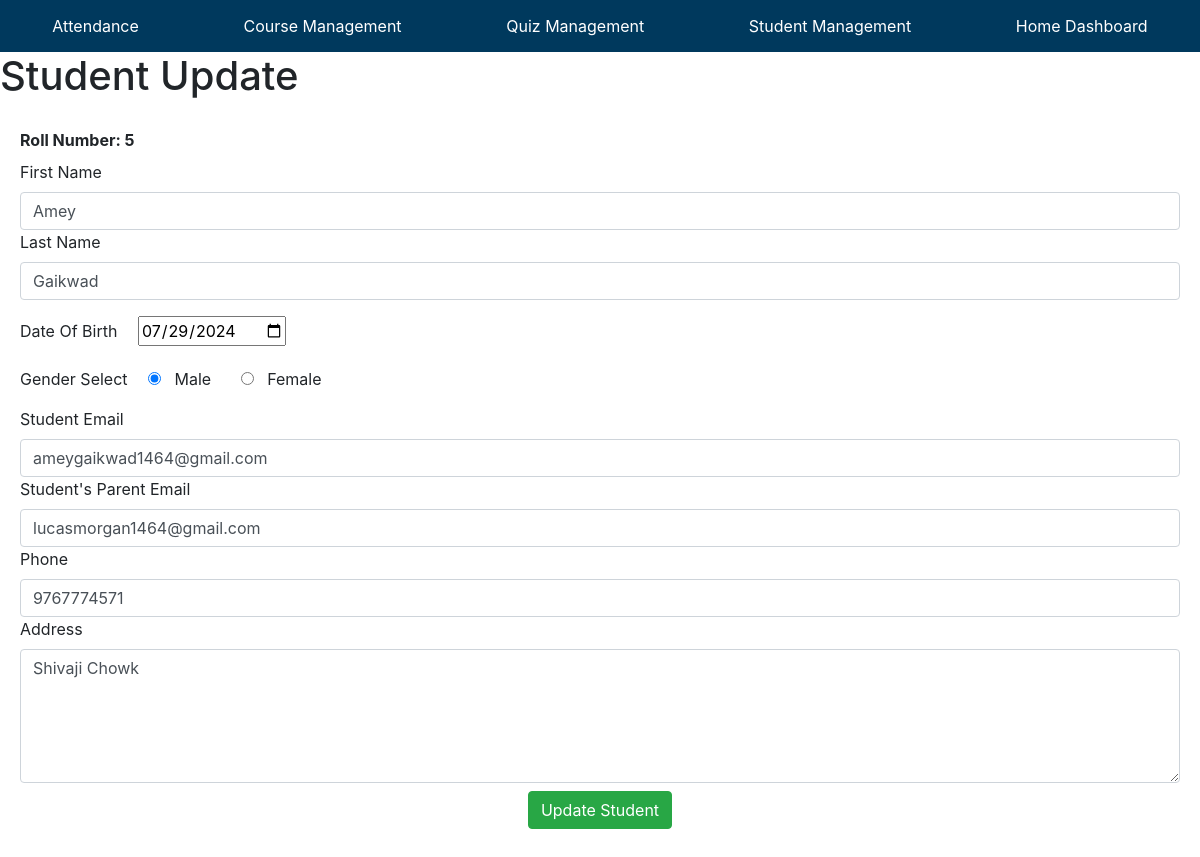
The app's page /studentmgt/student_update/5, older data.
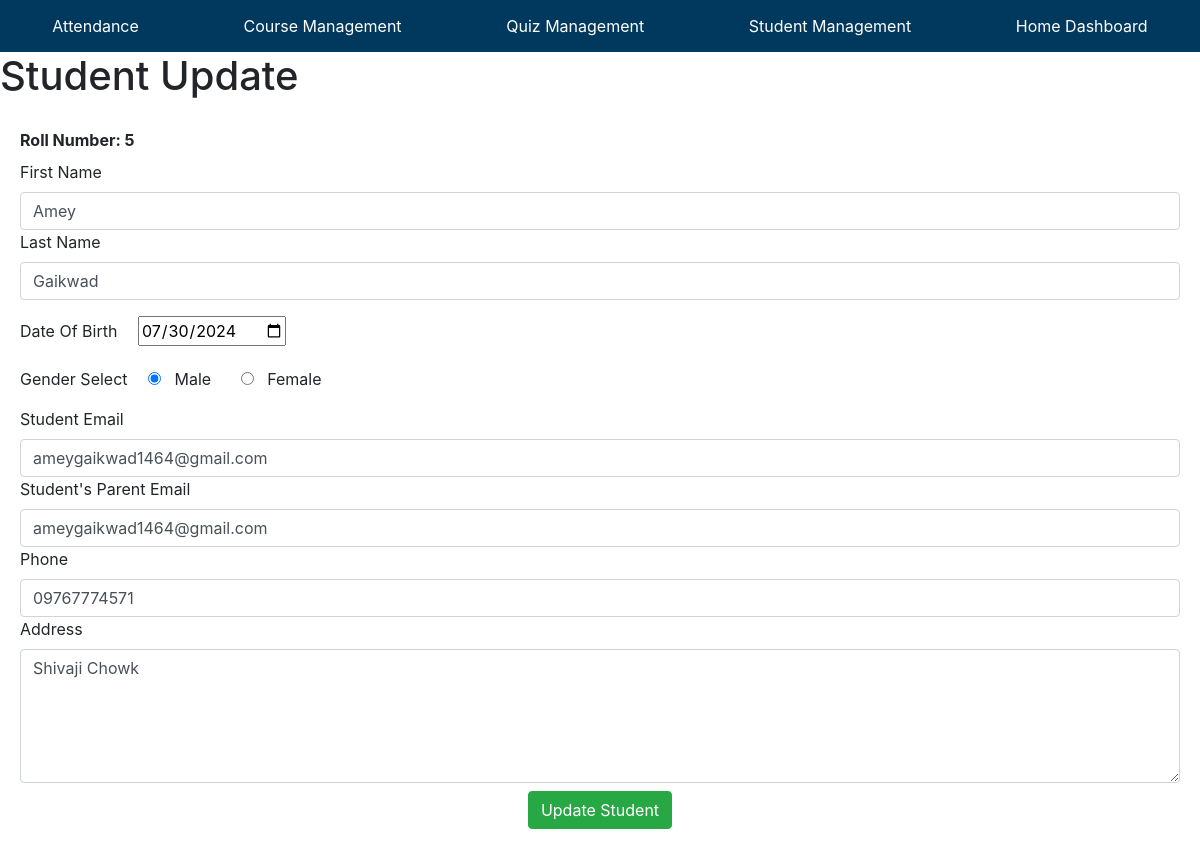
The same page, newer data.
### studentmgt/models.py (models this page shows)
class Student(models.Model):
    st_id = models.TextField(primary_key=True)
    fname = models.CharField(max_length=255)
    lname = models.CharField(max_length=255)
    dob = models.DateField()
    gender = models.CharField(max_length=1)
    st_email = models.EmailField()
    pr_email = models.EmailField()
    phone = models.CharField(max_length=20)
    address = models.TextField()

### studentmgt/views.py (the view)
# urls.py: path("student_update/<int:st_id>",views.student_update),
def student_update(request,st_id):
    std=Student.objects.get(pk=st_id)
    return render(request,"studentmgt/student_update.html",{'std':std})

### studentmgt/templates/studentmgt/student_update.html (shortened to what this page needs)
{% extends "base.html" %}
{% block body %}
<h1>Student Update</h1>
<div class="card-body">
    <form action="/studentmgt/student_do_update/{{std.st_id}}" method="POST">
        <div class="md-3">
        <label for="roll"><strong>Roll Number: {{std.st_id}}</strong></label>
        </div>
        <div class="md-3">
          <label for="fname">First Name</label>
          <input name= "fname"type="text" class="form-control" id="fname" placeholder="Enter Your First Name" required value={{std.fname}}>
        </div>
        <div class="md-3">
          <label for="lname">Last Name</label>
          <input name= "lname" type="text" class="form-control" id="lname" placeholder="Enter Your Last Name" required value={{std.lname}}>
        </div>
        <div class="md-3 my-3">
          <label for="dob">Date Of Birth</label>
          <input type="date" id="dob" name="dob" class="ml-3" value="{{ std.dob|date:'Y-m-d' }}">
        </div>
        <div class="md-3 my-2">
          <label for="gender">Gender Select</label>
        <input type="radio" id="male" name="gender" value="MALE" class="ml-3" required {% if std.gender == 'MALE' %} checked {% endif %}>
        <label for="male ">Male</label>
        <input type="radio" id="female" name="gender" value="FEMALE" class="ml-3" required {% if std.gender == 'FEMALE' %} checked {% endif %}>
        <label for="female">Female</label>
        </div>
        <div class="md-3">
          <label for="email">Student Email</label>
          <input name= "st_email" type="email" class="form-control" id="email" placeholder="Enter Student's Email" required value={{std.st_email}}>
        </div>
        <div class="md-3">
          <label for="email">Student's Parent Email</label>
          <input name= "pr_email" type="email" class="form-control" id="pemail" placeholder="Enter Parent's Email" required value={{std.pr_email}}>
        </div>
        <div class="md-3">
          <label for="phone">Phone</label>
         <input name="phone"type="number" class="form-control" id="phone" placeholder="Enter Phone Number" required value={{std.phone}}>
        </div>
        <div class="md-3">
          <label for="address">Address</label>
         <textarea name="address" id="address" rows="5"  class="form-control"  required>{{ std.address }}</textarea>
        </div>
        <div class="container text-center my-2">
          <button type="submit" class="btn btn-success">Update Student</button>
    </form>
</div>
{% endblock body %}

Row changes from the older to the newer data that the page shows:
changed Student "Amey": dob "07/29/2024" → "07/30/2024"; pr_email "lucasmorgan1464@gmail.com" → "ameygaikwad1464@gmail.com"; phone "9767774571" → "09767774571"
